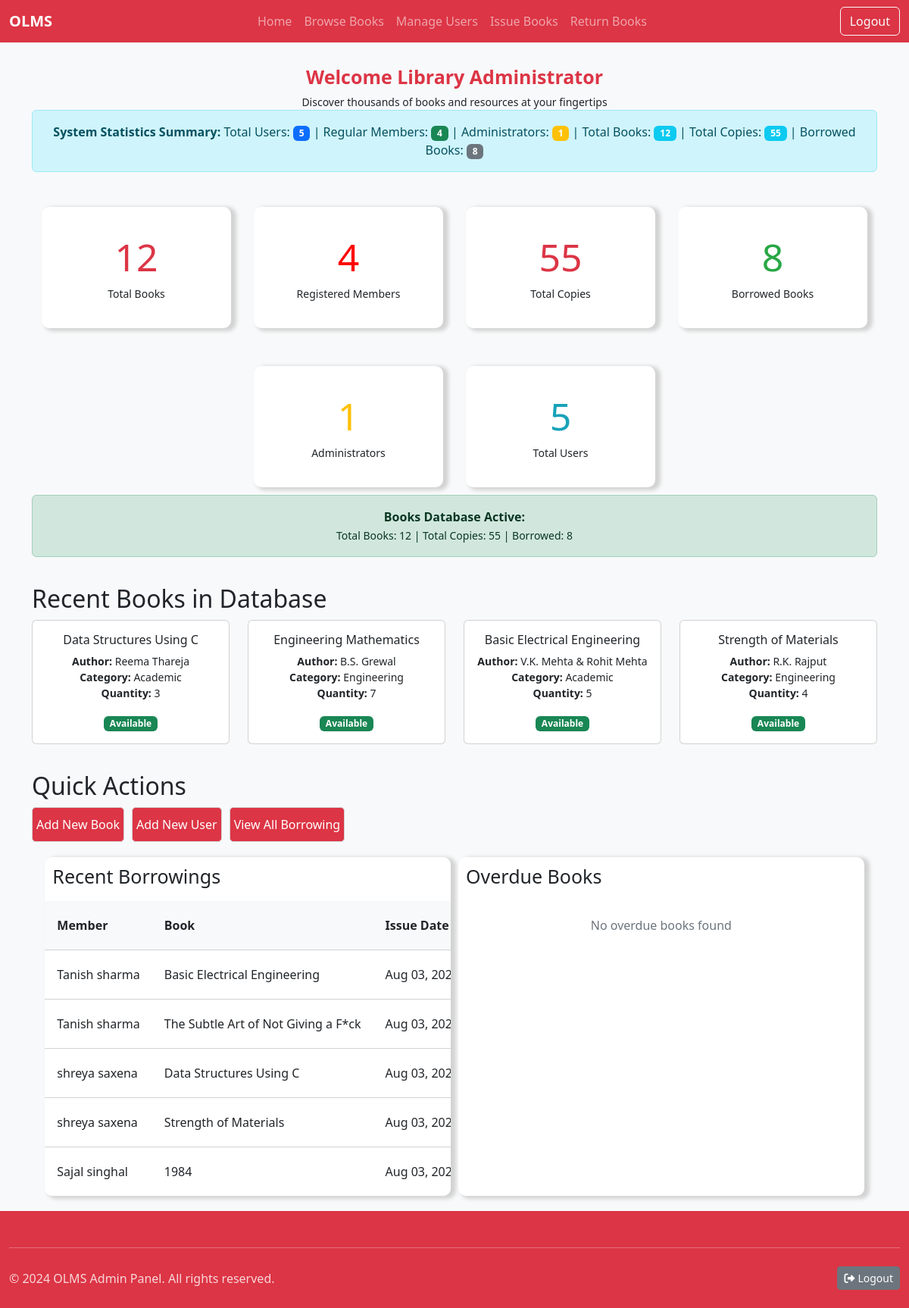
/Admin_dashboard/admindashboard.php (signed in), run on the app's committed database.
### tables this page shows
CREATE TABLE `books` (
  `id` int(11) NOT NULL,
  `title` varchar(200) NOT NULL,
  `author` varchar(100) NOT NULL,
  `category` varchar(50) NOT NULL,
  `description` text DEFAULT NULL,
  `cover` varchar(500) DEFAULT NULL,
  `quantity` int(11) DEFAULT 1,
  `created_at` timestamp NOT NULL DEFAULT current_timestamp()
);

CREATE TABLE `book_issues` (
  `id` int(11) NOT NULL,
  `user_id` int(11) NOT NULL,
  `book_id` int(11) NOT NULL,
  `issue_date` datetime DEFAULT current_timestamp(),
  `due_date` datetime NOT NULL,
  `return_date` datetime DEFAULT NULL,
  `status` enum('issued','returned','overdue') DEFAULT 'issued',
  `fine_amount` decimal(10,2) DEFAULT 0.00,
  `fine_paid` tinyint(1) DEFAULT 0
);

CREATE TABLE `users` (
  `id` int(11) NOT NULL,
  `fullname` varchar(100) NOT NULL,
  `username` varchar(50) NOT NULL,
  `email` varchar(100) NOT NULL,
  `password` varchar(255) NOT NULL,
  `address` text DEFAULT NULL,
  `role` enum('user','admin') DEFAULT 'user',
  `created_at` timestamp NOT NULL DEFAULT current_timestamp()
);

### Admin_dashboard/admindashboard.php (the view, shortened to what this page needs)
<?php
include('../database/config.php');
$total_users = 0;
$total_admins = 0;
$total_all_users = 0;
$total_books = 0;
$borrowed_books = 0;
$total_quantity = 0;
$sql = "SELECT COUNT(*) as total_users FROM users WHERE role = 'user'";
$result = mysqli_query($conn, $sql);
if ($result) {
    $data = mysqli_fetch_assoc($result);
    $total_users = $data['total_users'];
}
$sql_admin = "SELECT COUNT(*) as total_admins FROM users WHERE role = 'admin'";
$result_admin = mysqli_query($conn, $sql_admin);
if ($result_admin) {
    $data_admin = mysqli_fetch_assoc($result_admin);
    $total_admins = $data_admin['total_admins'];
}
$sql_total = "SELECT COUNT(*) as total_all_users FROM users";
$result_total = mysqli_query($conn, $sql_total);
if ($result_total) {
    $data_total = mysqli_fetch_assoc($result_total);
    $total_all_users = $data_total['total_all_users'];
}
$sql_books = "SELECT COUNT(*) as total_books FROM books";
$result_books = mysqli_query($conn, $sql_books);
if ($result_books) {
    $data_books = mysqli_fetch_assoc($result_books);
    $total_books = $data_books['total_books'];
}
$sql_total_quantity = "SELECT SUM(quantity) as total_quantity FROM books";
$result_quantity = mysqli_query($conn, $sql_total_quantity);
if ($result_quantity) {
    $data_quantity = mysqli_fetch_assoc($result_quantity);
    $total_quantity = $data_quantity['total_quantity'] ? $data_quantity['total_quantity'] : 0;
}
$check_borrowing_table = "SHOW TABLES LIKE 'book_issues'";
$borrowing_table_exists = mysqli_query($conn, $check_borrowing_table);
if ($borrowing_table_exists && mysqli_num_rows($borrowing_table_exists) > 0) {
    $sql_borrowed = "SELECT COUNT(*) as borrowed_books FROM book_issues WHERE status = 'issued'";
    $result_borrowed = mysqli_query($conn, $sql_borrowed);
    if ($result_borrowed) {
        $data_borrowed = mysqli_fetch_assoc($result_borrowed);
        $borrowed_books = $data_borrowed['borrowed_books'];
    }
}
$sql_recent_books = "SELECT * FROM books ORDER BY id DESC LIMIT 4";
$result_recent = mysqli_query($conn, $sql_recent_books);
$recent_books = array();
if ($result_recent) {
    while ($row = mysqli_fetch_assoc($result_recent)) {
        $recent_books[] = $row;
    }
}
$recent_borrowings_query = "SELECT bi.*, u.fullname, u.username, b.title, b.author
                           FROM book_issues bi
                           JOIN users u ON bi.user_id = u.id
                           JOIN books b ON bi.book_id = b.id
                           WHERE bi.status IN ('issued', 'overdue')
                           ORDER BY bi.issue_date DESC
                           LIMIT 5";
$recent_borrowings_result = mysqli_query($conn, $recent_borrowings_query);
$overdue_books_query = "SELECT bi.*, u.fullname, u.username, b.title, b.author
                       FROM book_issues bi
                       JOIN users u ON bi.user_id = u.id
                       JOIN books b ON bi.book_id = b.id
                       WHERE bi.due_date < CURDATE() AND bi.status = 'issued'
                       ORDER BY bi.due_date ASC
                       LIMIT 5";
$overdue_books_result = mysqli_query($conn, $overdue_books_query);
?>
<!DOCTYPE html>
<html lang="en">
<head>
  <link
    href="https://cdn.jsdelivr.net/npm/bootstrap@5.3.0/dist/css/bootstrap.min.css"
    rel="stylesheet" />
  <link rel="stylesheet" href="/OLMS/asset/style.css" />
   <link rel="stylesheet" href="https://cdnjs.cloudflare.com/ajax/libs/font-awesome/6.0.0/css/all.min.css">
</head>
<body class="admin-dashboard">
  <?php
  include("navbar_admin.php");
  ?>
  <div class="main-content">
  <div class="user-dheading">
    <h1 style="color: #dc3545;" class="user-dtext">Welcome Library Administrator</h1>
    <small class="user-hsmall-text">Discover thousands of books and resources at your fingertips</small>
  </div>
  <div class="container" style="margin-bottom: 20px;">
    <div class="row">
      <div class="col-md-12">
        <div class="alert alert-info" style="text-align: center;">
          <strong>System Statistics Summary:</strong>
          Total Users: <span class="badge bg-primary"><?php echo $total_all_users; ?></span> |
          Regular Members: <span class="badge bg-success"><?php echo $total_users; ?></span> |
          Administrators: <span class="badge bg-warning"><?php echo $total_admins; ?></span>
          <?php if ($total_books > 0): ?>
          | Total Books: <span class="badge bg-info"><?php echo $total_books; ?></span>
          | Total Copies: <span class="badge bg-info"><?php echo $total_quantity; ?></span>
          <?php endif; ?>
          <?php if ($borrowed_books > 0): ?>
          | Borrowed Books: <span class="badge bg-secondary"><?php echo $borrowed_books; ?></span>
          <?php endif; ?>
        </div>
      </div>
    </div>
  </div>
  <div class="user-details-box">
    <div class="user-dMainBox">
      <div class="user-total-books">
        <div class="user-numbers">
          <h1 style="color: #dc3545;"><?php echo $total_books; ?></h1>
        </div>
        <small class="user-small-txt">Total Books</small>
      </div>
      <div class="user-regm">
        <div class="user-numbers">
          <h1 style="color: red;"><?php echo $total_users; ?></h1>
        </div>
        <small class="user-small-txt">Registered Members</small>
      </div>
      <div class="user-borrowig">
        <div class="user-numbers">
          <h1 style="color: #dc3545;"><?php echo $total_quantity; ?></h1>
        </div>
        <small class="user-small-txt">Total Copies</small>
      </div>
      <div class="user-books-categories">
        <div class="user-numbers">
          <h1 style="color: #28a745;"><?php echo $borrowed_books; ?></h1>
        </div>
        <small class="user-small-txt">Borrowed Books</small>
      </div>
      <div class="user-books-categories">
        <div class="user-numbers">
          <h1 style="color: #ffc107;"><?php echo $total_admins; ?></h1>
        </div>
        <small class="user-small-txt">Administrators</small>
      </div>
      <div class="user-books-categories">
        <div class="user-numbers">
          <h1 style="color: #17a2b8;"><?php echo $total_all_users; ?></h1>
        </div>
        <small class="user-small-txt">Total Users</small>
      </div>
    </div>
  </div>
  <?php if ($total_books > 0): ?>
  <div class="container" style="margin-bottom: 20px;">
    <div class="row">
      <div class="col-md-12">
        <div class="alert alert-success" style="text-align: center;">
          <strong>Books Database Active:</strong><br>
          <small>Total Books: <?php echo $total_books; ?> | Total Copies: <?php echo $total_quantity; ?> | Borrowed: <?php echo $borrowed_books; ?></small>
        </div>
      </div>
    </div>
  </div>
  <?php endif; ?>
  <?php if (!empty($recent_books)): ?>
  <div class="container" style="margin-bottom: 20px;">
    <h2>Recent Books in Database</h2>
    <div class="row">
      <?php foreach ($recent_books as $book): ?>
      <div class="col-md-3 mb-3">
        <div class="card">
          <div class="card-body text-center">
            <h6 class="card-title"><?php echo htmlspecialchars($book['title']); ?></h6>
            <p class="card-text small">
              <strong>Author:</strong> <?php echo htmlspecialchars($book['author']); ?><br>
              <strong>Category:</strong> <?php echo htmlspecialchars($book['category']); ?><br>
              <strong>Quantity:</strong> <?php echo $book['quantity']; ?>
            </p>
            <span class="badge bg-<?php echo $book['quantity'] > 0 ? 'success' : 'danger'; ?>">
              <?php echo $book['quantity'] > 0 ? 'Available' : 'Out of Stock'; ?>
            </span>
          </div>
        </div>
      </div>
      <?php endforeach; ?>
    </div>
  </div>
  <?php endif; ?>
  <div class="container">
    <h2>Quick Actions</h2>
    <div class="admin-action">
       <a href="./add_book.php"><button class="admin-aBtn">Add New Book</button></a>
       <a href="./add_user.php"><button class="admin-aBtn">Add New User</button></a>
       <a href="./return_book.php"><button class="admin-aBtn">View All Borrowing</button></a>
    </div>
  </div>
  <div class="container">
    <div class="admin-details" style="flex-wrap: wrap">
      <div class="mbook-table Recent-borrow">
        <h2 class="admin-action-heading">Recent Borrowings</h2>
        <table class="admin-table">
          <thead>
            <tr class="user-thead-row">
              <th>Member</th>
              <th>Book</th>
              <th>Issue Date</th>
            </tr>
          </thead>
          <tbody>
            <?php if (mysqli_num_rows($recent_borrowings_result) > 0): ?>
              <?php while ($borrowing = mysqli_fetch_assoc($recent_borrowings_result)): ?>
              <tr class="user-tbody-row">
                <td><?php echo htmlspecialchars($borrowing['fullname']); ?></td>
                <td><?php echo htmlspecialchars($borrowing['title']); ?></td>
                <td><?php echo date('M d, Y', strtotime($borrowing['issue_date'])); ?></td>
              </tr>
              <?php endwhile; ?>
            <?php else: ?>
            <tr class="user-tbody-row">
              <td colspan="5" style="text-align: center; color: #6c757d;">No recent borrowings found</td>
            </tr>
            <?php endif; ?>
          </tbody>
        </table>
      </div>
      <div class="overdue-books">
        <h2 class="admin-action-heading">Overdue Books</h2>
        <?php if (mysqli_num_rows($overdue_books_result) > 0): ?>
        <table class="admin-table">
          <thead>
            <tr class="user-thead-row">
              <th>Member</th>
              <th>Book</th>
              <th>Due Date</th>
              <th>Days Overdue</th>
            </tr>
          </thead>
          <tbody>
            <?php while ($overdue = mysqli_fetch_assoc($overdue_books_result)): ?>
            <tr class="user-tbody-row">
              <td><?php echo htmlspecialchars($overdue['fullname']); ?></td>
              <td><?php echo htmlspecialchars($overdue['title']); ?></td>
              <td><?php echo date('M d, Y', strtotime($overdue['due_date'])); ?></td>
              <td>
                <span class="badge bg-danger">
                  <?php
                  $days_overdue = (strtotime(date('Y-m-d')) - strtotime($overdue['due_date'])) / (60 * 60 * 24);
                  echo floor($days_overdue) . ' days';
                  ?>
                </span>
              </td>
            </tr>
            <?php endwhile; ?>
          </tbody>
        </table>
        <?php else: ?>
        <div style="padding: 20px; text-align: center; color: #6c757d;">
          No overdue books found
        </div>
        <?php endif; ?>
      </div>
    </div>
  </div>
  </div>
  <?php
  include("footer.php");
  ?>
</body>
</html>

### asset/style.css (style rules this page uses)
* { padding: 0; margin: 0; box-sizing: border-box; }
html { height: 100%; }
body { min-height: 100%; display: flex; flex-direction: column; overflow-x: hidden; width: 100%; }
html, body { height: 100%; }
body { min-height: 100vh; display: flex; flex-direction: column; }
.main-content { flex: 1 0 auto; min-height: calc(100vh - 200px); }
.user-dheading { margin: 0px; display: flex; width: 100%; margin-top: 30px; justify-content: center; flex-direction: column; }
.user-dheading > h1 { font-size: 25px; font-weight: 700; color: #667eea; text-align: center; }
.user-hsmall-text { text-align: center; }
.user-dMainBox { height: auto; width: auto; display: flex; justify-content: center; padding: 0px 30px 0px 30px; flex-wrap: wrap; margin-top:20px ; gap: 30px; max-width: 100%; overflow-x: hidden; }
.user-dMainBox > div { height: 160px; width: 250px; margin: 10px 0px 10px 0px; background-color: white; box-shadow: 5px 2px 5px 2px lightgray; border-radius: 10px; display: flex; justify-content: center; align-items: center; flex-direction: column; transition: transform 0.3s ease-in-out; }
.user-small-txt { text-align: center; }
.user-numbers >h1 { color: #667eea; font-size: 50px; }
.mbook-table { overflow-x: auto; width: 100%; background-color: white; border-radius: 10px; box-shadow: 5px 2px 5px 2px lightgray; }
.user-thead-row { background-color: #f8f9fa; }
.user-tbody-row { border-top: 1px solid lightgray; }
.admin-action { display: flex; align-items: end; gap: 10px; flex-wrap: wrap; margin-bottom: 20px; }
.admin-aBtn { padding: 10px 5px 10px 5px; border-radius: 5px; border: 1px solid lightgray; color: white; background-color: #dc3545; }
.admin-dashboard { background-color: #f8f9fa; }
.admin-details { display: flex; flex-direction: row; justify-content: center; flex-wrap: wrap; height: 100%; width: 100%; gap: 10px; margin-bottom: 20px; }
.Recent-borrow { border-radius: 10px; width: 48%; height: 50%; background-color: white; box-shadow: 5px 2px 5px 2px lightgray; }
.overdue-books { border-radius: 10px; width: 48%; background-color: white; box-shadow: 5px 2px 5px 2px lightgray; }
.admin-action-heading { padding: 10px; font-size:25px; }
.admin-table { width: 100%; border-collapse: collapse; }
.admin-table th, .admin-table td { padding: 20px 16px; text-align: left; white-space: nowrap; }

### data on the page
books: title "Data Structures Using C", author "Reema Thareja", category "Academic", quantity "3", shows "Available"
books: title "Engineering Mathematics", author "B.S. Grewal", category "Engineering", quantity "7", shows "Available"
books: title "Basic Electrical Engineering", author "V.K. Mehta & Rohit Mehta", category "Academic", quantity "5", shows "Available"
books: title "Strength of Materials", author "R.K. Rajput", category "Engineering", quantity "4", shows "Available"
book_issues: user.fullname "Tanish sharma", book.title "Basic Electrical Engineering", issue_date "Aug 03,…"
book_issues: user.fullname "Tanish sharma", book.title "The Subtle Art of Not Giving a F*ck", issue_date "Aug 03,…"
book_issues: user.fullname "shreya saxena", book.title "Data Structures Using C", issue_date "Aug 03,…"
book_issues: user.fullname "shreya saxena", book.title "Strength of Materials", issue_date "Aug 03,…"
book_issues: user.fullname "Sajal singhal", book.title "1984", issue_date "Aug 03,…"

### other printed values
$total_all_users "5"
$total_users "4"
$total_admins "1"
$total_books "12"
$total_quantity "55"
$borrowed_books "8"
